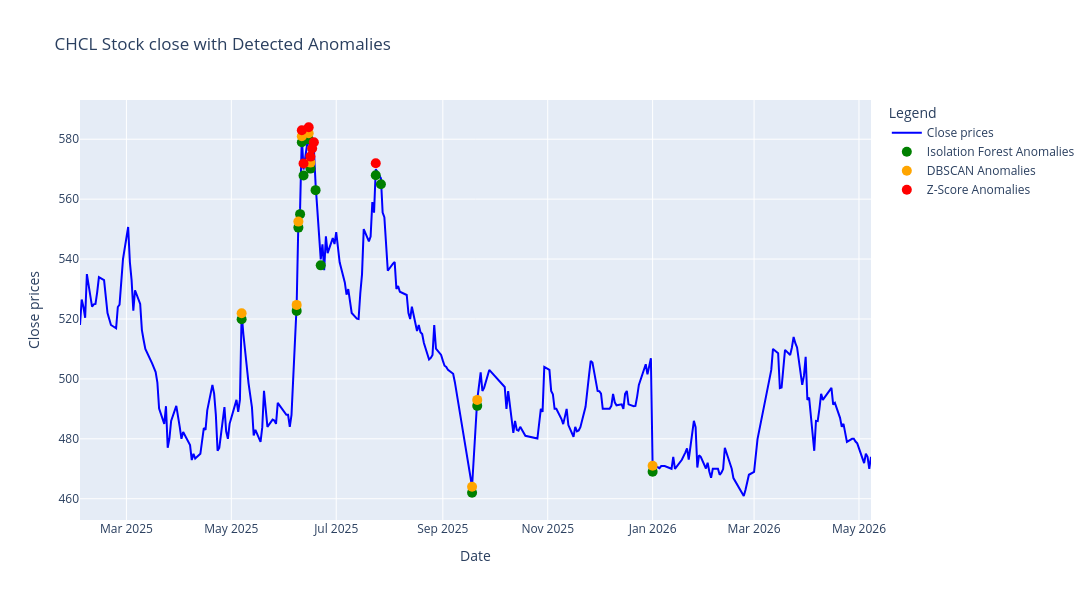

The code cell stored with this chart in its notebook:
### Code cell
fig = go.Figure()

# Add the line for the closing close
fig.add_trace(
    go.Scatter(
        x=df.index,
        y=df["close"],
        mode="lines",
        name="Close prices",
        line=dict(color="blue"),
    )
)


# Add the scatter plot for Isolation Forest anomalies
fig.add_trace(
    go.Scatter(
        x=anomalies_if[anomalies_if["Anomaly_Isolation_Forest"] == -1].index,
        y=anomalies_if[anomalies_if["Anomaly_Isolation_Forest"] == -1]["close"] - 2,
        mode="markers",
        name="Isolation Forest Anomalies",
        marker=dict(color="green", size=10),
    )
)

# Add the scatter plot for DBSCAN anomalies
fig.add_trace(
    go.Scatter(
        x=anomalies_dbscan[anomalies_dbscan["Anomaly_DBSCAN"] == -1].index,
        y=anomalies_dbscan[anomalies_dbscan["Anomaly_DBSCAN"] == -1]["close"],
        mode="markers",
        name="DBSCAN Anomalies",
        marker=dict(color="orange", size=10),
    )
)

# Add the scatter plot for Z-Score anomalies
fig.add_trace(
    go.Scatter(
        x=anomalies_zscore.index,
        y=anomalies_zscore["close"] + 2,
        mode="markers",
        name="Z-Score Anomalies",
        marker=dict(color="red", size=10),
    )
)


# Update layout
fig.update_layout(
    title=f"{stock_name} Stock close with Detected Anomalies",
    xaxis_title="Date",
    yaxis_title="Close prices",
    legend_title="Legend",
    width=1200,
    height=600,
)

# Show the plot
fig.show()

### Figure 1 — Plotly figure (JSON) as saved in the notebook; plotly's stock layout.template omitted (floating-point values rounded to 4 significant figures; data arrays with more than 128 entries replaced by an {"elided": "..."} marker saying what was removed)
{"data": [{"line": {"color": "blue"}, "mode": "lines", "name": "Close prices", "type": "scatter", "x": {"elided": "284 str values"}, "y": {"elided": "284 float values"}}, {"marker": {"color": "green", "size": 10}, "mode": "markers", "name": "Isolation Forest Anomalies", "type": "scatter", "x": ["2025-05-07T00:00:00.000000000", "2025-06-08T00:00:00.000000000", "2025-06-09T00:00:00.000000000", "2025-06-10T00:00:00.000000000", "2025-06-11T00:00:00.000000000", "2025-06-12T00:00:00.000000000", "2025-06-15T00:00:00.000000000", "2025-06-16T00:00:00.000000000", "2025-06-19T00:00:00.000000000", "2025-06-22T00:00:00.000000000", "2025-07-24T00:00:00.000000000", "2025-07-27T00:00:00.000000000", "2025-09-18T00:00:00.000000000", "2025-09-21T00:00:00.000000000", "2026-01-01T00:00:00.000000000"], "y": [519.9, 522.7, 550.5, 555.0, 579.0, 567.9, 580.0, 570.2, 563.0, 537.9, 568.0, 565.0, 462.0, 491.0, 469.0]}, {"marker": {"color": "orange", "size": 10}, "mode": "markers", "name": "DBSCAN Anomalies", "type": "scatter", "x": ["2025-05-07T00:00:00.000000000", "2025-06-08T00:00:00.000000000", "2025-06-09T00:00:00.000000000", "2025-06-11T00:00:00.000000000", "2025-06-15T00:00:00.000000000", "2025-06-16T00:00:00.000000000", "2025-09-18T00:00:00.000000000", "2025-09-21T00:00:00.000000000", "2026-01-01T00:00:00.000000000"], "y": [521.9, 524.7, 552.5, 581.0, 582.0, 572.2, 464.0, 493.0, 471.0]}, {"marker": {"color": "red", "size": 10}, "mode": "markers", "name": "Z-Score Anomalies", "type": "scatter", "x": ["2025-06-11T00:00:00.000000000", "2025-06-12T00:00:00.000000000", "2025-06-15T00:00:00.000000000", "2025-06-16T00:00:00.000000000", "2025-06-17T00:00:00.000000000", "2025-06-18T00:00:00.000000000", "2025-07-24T00:00:00.000000000"], "y": [583.0, 571.9, 584.0, 574.2, 576.9, 579.0, 572.0]}], "layout": {"height": 600, "legend": {"title": {"text": "Legend"}}, "title": {"text": "CHCL Stock close with Detected Anomalies"}, "width": 1200, "xaxis": {"title": {"text": "Date"}}, "yaxis": {"title": {"text": "Close prices"}}}}
